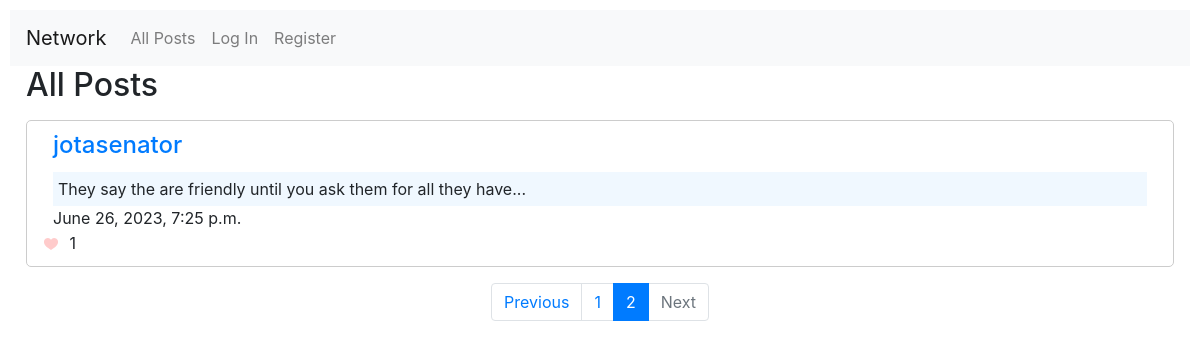
Screenshot of /?page=2 with the database file from the repository.
### network/models.py (models this page shows)
class Post(models.Model):
    user = models.ForeignKey(
        User, on_delete=models.CASCADE, default=None, related_name="post"
    )
    created_at = models.DateTimeField(default=timezone.now)
    text = models.TextField(default="")
    likes = models.ManyToManyField(User, related_name="likes")

class User(AbstractUser):
    pass

### network/views.py (the view)
# urls.py: path("", views.index, name="index"),
def index(request):
    allPosts = Post.objects.all().order_by("-created_at")
    paginator = Paginator(allPosts, 10)
    page_number = request.GET.get("page")
    page_obj = paginator.get_page(page_number)
    return render(request, "network/index.html", {"page_obj": page_obj})

### network/templates/network/index.html (shortened to what this page needs)
{% extends "network/layout.html" %}
{% block body %}
<h2 class="ml-3">All Posts</h2>
<div>
    {% for post in page_obj%}
    <div class="card-body new-post mt-3">
        <a class="user-link" href="{% url 'profile' post.user %}">
            <h4 class=" card-title ml-3">{{post.user}}</h4>
        </a>
        <p class="card-text ml-3 mr-3 text">{{post.text}}</p>
        <p class="card-text ml-3">{{post.created_at}}</p>
        <div>
            <button class="like-button" data-post-id="{{ post.id }}">
            </button>
            <span id="likes-{{ post.id }}">{{ post.likes.count }}</span>
        </div>
    </div>
    {% endfor %}
    {% include 'network/pagination.html' %}
</div>
{% endblock %}

### network/static/network/styles.css (style rules this page uses)
:root { --blue-main-color: #007bff; }
body { padding: 10px; }
.new-post { border: 1px solid #ccc; padding: 10px; margin: 0 1rem; border-radius: 5px; }
p { margin-bottom: 0; }
.card-text.text { background-color: aliceblue; padding: 5px 5px; }
.user-link { display: inline-block; text-decoration: none !important; }
.like-button { background-color: transparent; border: none; cursor: pointer; }

### rows the page displays
Post: user "jotasenator", text "They say the are friendly until you ask them for all they have...", created_at "June 26, 2023, 7:25 p.m.", likes.count "1"

### other values shown
{{ i }} "1"
{{ i }} "2"
